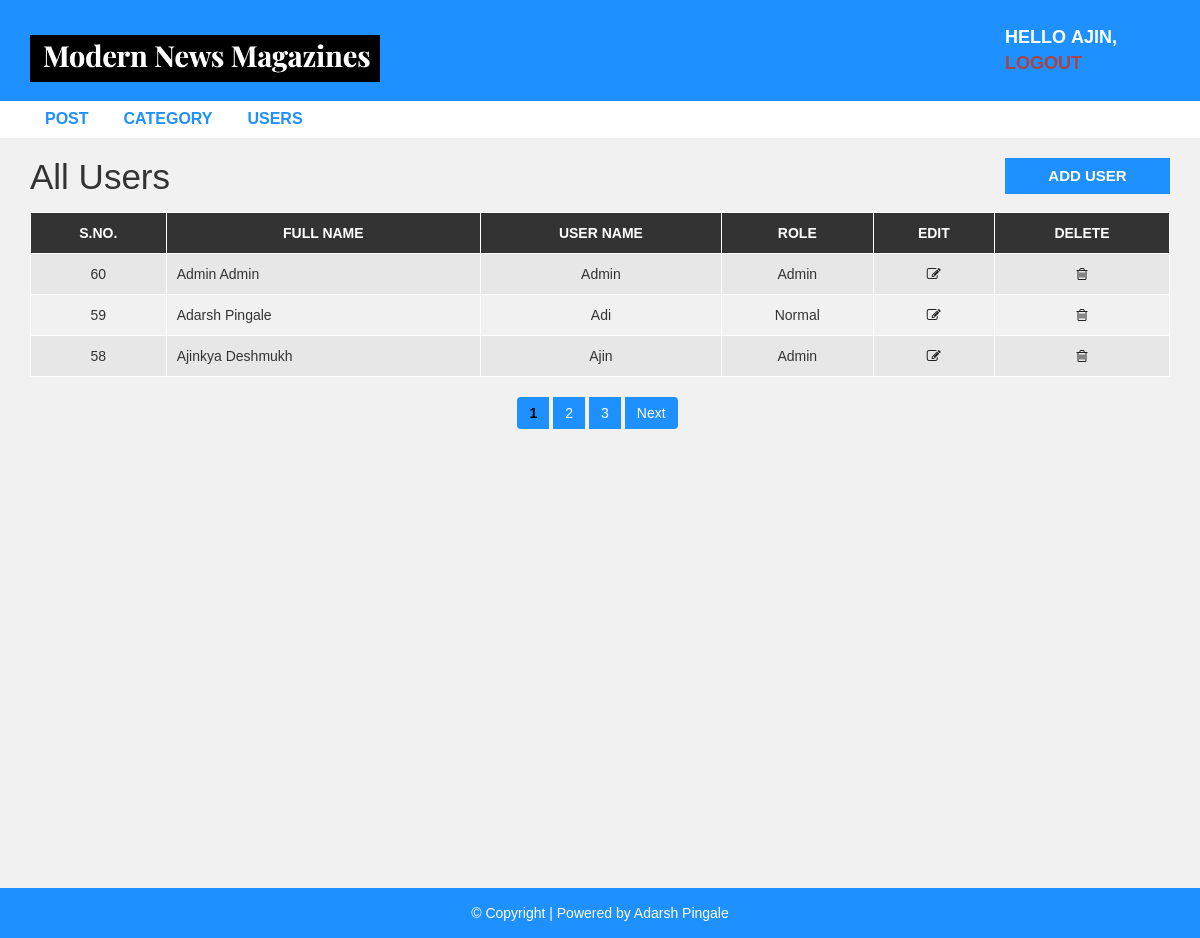
The app's page /pages/users.php (signed in) with its own data.
### tables this page shows
CREATE TABLE `user` (
  `user_id` int(10) UNSIGNED NOT NULL,
  `first_name` varchar(30) NOT NULL,
  `last_name` varchar(30) NOT NULL,
  `username` varchar(30) DEFAULT NULL,
  `password` varchar(40) DEFAULT NULL,
  `role` int(11) NOT NULL
);

### pages/users.php (the view, shortened to what this page needs)
<?php
include "header.php";
include "config.php";
?>
<div id="admin-content">
    <div class="container">
        <div class="row">
            <div class="col-md-10">
                <h1 class="admin-heading">All Users</h1>
            </div>
            <div class="col-md-2">
                <a class="add-new" href="add-user.php">add user</a>
            </div>
            <div class="col-md-12">
                <table class="content-table">
                    <thead>
                        <tr>
                            <th>S.No.</th>
                            <th>Full Name</th>
                            <th>User Name</th>
                            <th>Role</th>
                            <th>Edit</th>
                            <th>Delete</th>
                        </tr>
                    </thead>
                    <tbody>
                        <?php
                        $limit = 3;
                        if (isset($_GET['page'])) {
                            $page = $_GET['page'];
                        } else {
                            $page = 1;
                        }
                        $offset = ($page - 1) * $limit;
                        $get_query = "SELECT * FROM user ORDER BY user_id DESC LIMIT {$offset},{$limit}";
                        $get_query_run = mysqli_query($conn, $get_query);
                        if (mysqli_num_rows($get_query_run) > 0) {
                            while ($row = mysqli_fetch_assoc($get_query_run)) {
                                ?>
                                <tr>
                                    <td><?php echo $row["user_id"] ?></td>
                                    <td><?php echo ($row['first_name'] . " " . $row['last_name']); ?></td>
                                    <td><?php echo ($row['username']); ?></td>
                                    <td><?php echo $row['role'] == 1 ? 'Admin' : 'Normal'; ?></td>
                                    <td class='edit'>
                                        <a href='update-user.php?id=<?php echo $row["user_id"] ?>'><i
                                                class='fa fa-edit'></i></a>
                                    </td>
                                    <td class='delete'>
                                        <a href='delete-user.php?id=<?php echo $row["user_id"] ?>'><i
                                                class='fa fa-trash-o'></i></a>
                                    </td>
                                </tr>
                                <?php
                            }
                        } else {
                            echo "<tr><td colspan='6'>No users found.</td></tr>";
                        }
                        ?>
                    </tbody>
                </table>
                <?php
                $sql1 = "SELECT * FROM user";
                $result1 = mysqli_query($conn, $sql1) or die("Query Failed.");
                if (mysqli_num_rows($result1) > 0) {
                    $total_records = mysqli_num_rows($result1);
                    $total_page = ceil($total_records / $limit);
                    echo '<ul class="pagination admin-pagination">';
                    for ($i = 1; $i <= $total_page; $i++) {
                        if ($i == $page) {
                            $style = "style='color: black; font-weight: bold;'";
                        } else {
                            $style = "";
                        }
                        echo "<li><a href='users.php?page=$i' $style>$i</a></li>";
                    }
                    if ($total_page > $page) {
                        echo '<li><a href="users.php?page=' . ($page + 1) . '">Next</a></li>';
                    }
                    echo '</ul>';
                }
                ?>
            </div>
        </div>
    </div>
</div>
<?php include "footer.php"; ?>

### css/style.css (style rules this page uses)
body { background: #f1f1f1; font-family: sans-serif,arial,Helvetica; }
a, a:hover, a:focus { text-decoration: none; outline: none; }
ul { margin:0; padding:0; list-style:none; }
#admin-content { padding: 20px 0; min-height: 750px; }
#admin-content .admin-heading { font-size: 35px; margin: 0 0 15px; }
#admin-content .add-new { color: #fff; background-color: #1E90FF; font-size: 15px; font-weight: 600; text-align: center; text-transform: uppercase; padding: 7px 10px; display: block; transition: all 0.3s; }
#admin-content .content-table { border: 1px solid #000; width: 100%; margin: 0 0 20px; }
#admin-content .content-table thead { color: #fff; background-color: #333; }
#admin-content .content-table th { padding: 10px; border: 1px solid #fff; font-weight: 600; text-align: center; text-transform: uppercase; }
#admin-content .content-table tbody { color: #333; }
#admin-content .content-table tbody tr { background-color: #e7e7e7; }
#admin-content .content-table tbody tr:nth-child(even) { background-color: transparent; }
#admin-content .content-table tbody td { padding: 10px; border: 1px solid #fff; text-align: center; }
#admin-content .content-table tbody td:nth-child(2) { text-align: left; }
#admin-content .admin-pagination { margin: 0; }
#admin-content .admin-pagination li a { display: block; }
.id, .edit, .delete { text-align:center; }
.pagination { display: block; text-align: center; margin: 0; }
.pagination li { display:inline-block; margin: 0 5px 0 0; }
.pagination li a { border: none; background: #1e90ff; color: #fff; }
i.fa { color:#222; }

### records on screen
user: user_id "60", first_name "Admin", last_name "Admin", username "Admin", role "Admin"
user: user_id "59", first_name "Adarsh", last_name "Pingale", username "Adi", role "Normal"
user: user_id "58", first_name "Ajinkya", last_name "Deshmukh", username "Ajin", role "Admin"

### other values on screen
$_SESSION['username'] "AJIN"
